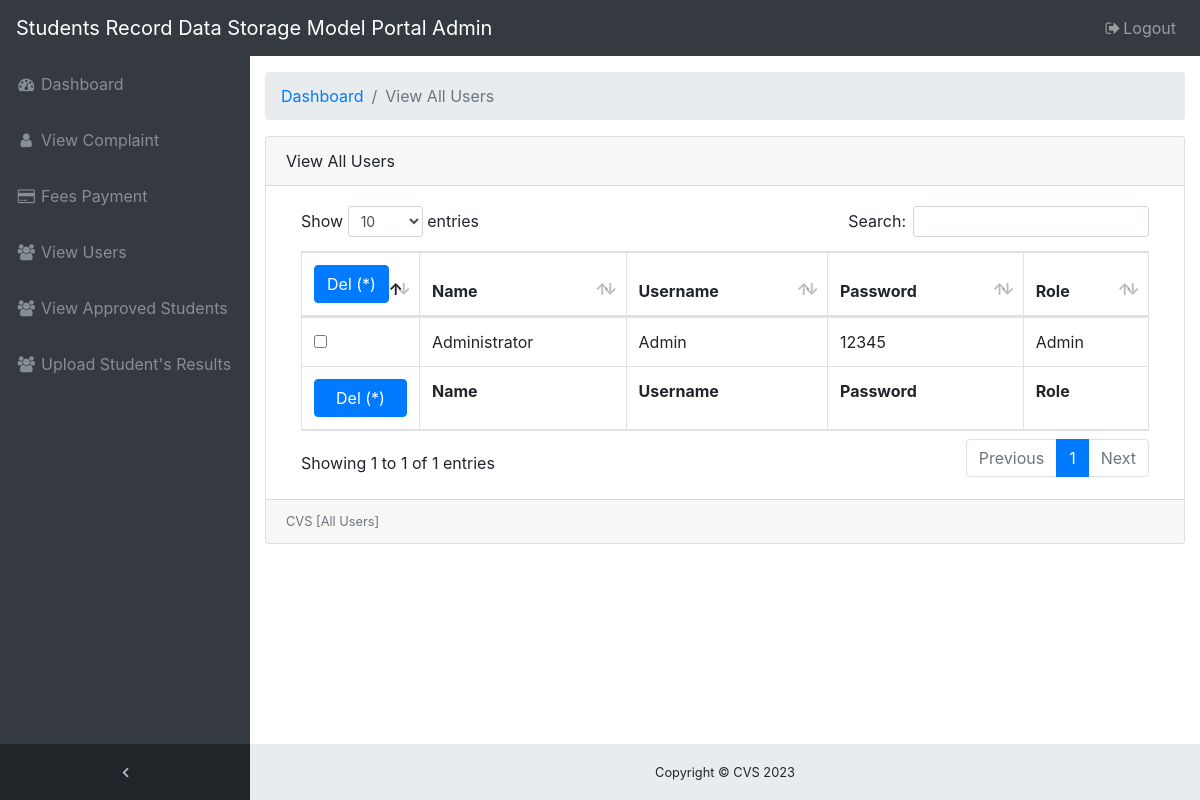
Screenshot of /admin/view_users.php (signed in) with the database file from the repository.
### tables this page shows
CREATE TABLE IF NOT EXISTS `users` (
  `id` int(255) NOT NULL AUTO_INCREMENT,
  `name` varchar(255) NOT NULL,
  `username` varchar(255) NOT NULL,
  `password` varchar(255) NOT NULL,
  PRIMARY KEY (`id`)
);

### admin/view_users.php (the view, shortened to what this page needs)
<?php
require_once('db.php');
?>
<!DOCTYPE html>
<html lang="en">
<?php
include_once('head.php');
$x = "";
$sql = "SELECT * FROM `users`;";
    $query=mysqli_query($conn,$sql);
     $numrow=mysqli_num_rows($query);
      if($numrow>0){
      $result=mysqli_fetch_array($query,MYSQLI_ASSOC);
      $id=$result['id'];
      $username=$result['username'];
      $name=$result['name'];
      $password=$result['password'];
                      $id2=explode("||", $id);
                      $username2=explode("||", $username);
                      $name2=explode("||", $name);
                      $password2=explode("||", $password);
                      $x=count($id2);
                    }
?>
  <div class="content-wrapper">
    <div class="container-fluid">
      <ol class="breadcrumb">
        <li class="breadcrumb-item">
          <a href="#">Dashboard</a>
        </li>
        <li class="breadcrumb-item active">View All Users</li>
      </ol>
      <div class="card mb-3">
        <div class="card-header">
           View All Users</div>
        <div class="card-body">
          <div class="table-responsive">
          <form method="POST" action="">
            <table class="table table-bordered" id="dataTable" width="100%" cellspacing="0">
              <thead>
                <tr >
                  <th style="width: 60px"><button type="submit" class="btn btn-primary btn-block" name="del">Del (*)</button></th>
                  <th>Name</th>
                  <th>Username</th>
                  <th>Password</th>
                  <th>Role</th>
                </tr>
              </thead>
              <tfoot>
               <tr>
                  <th><button type="submit" class="btn btn-primary btn-block" name="del">Del (*)</button></th>
                  <th>Name</th>
                  <th>Username</th>
                  <th>Password</th>
                  <th>Role</th>
                </tr>
              </tfoot>
               <tbody>
               <?php
              for ($i=0; $i < $x; $i++) {
            ?>
                <tr>
                <td><input type="checkbox" name="checkbox[]" value="<?php echo $id2[$i]; ?>"></td>
                  <td><?php echo $name2[$i]; ?></td>
                  <td><?php echo $username2[$i]; ?></td>
                  <td><?php echo $password2[$i]; ?></td>
                  <td>Admin</td>
                </tr>
                  <?php
                  }
                  ?>
              </tbody>
            </table>
            </form>
          </div>
        </div>
        <div class="card-footer small text-muted">CVS [All Users]</div>
      </div>
    </div>
    <footer class="sticky-footer">
      <div class="container">
        <div class="text-center">
          <small>Copyright &copy; CVS <?php echo date("Y"); ?></small>
        </div>
      </div>
    </footer>
  </div>
</body>
</html>

### admin/css/sb-admin.css (style rules this page uses)
html { position: relative; min-height: 100%; }
body { overflow-x: hidden; }
body.sticky-footer { margin-bottom: 56px; }
body.sticky-footer .content-wrapper { min-height: calc(100vh - 56px - 56px); }
body.fixed-nav { padding-top: 56px; }
.content-wrapper { min-height: calc(100vh - 56px); padding-top: 1rem; }
.content-wrapper { overflow-x: hidden; background: white; }
@media (min-width: 992px) { .content-wrapper { margin-left: 250px; } }
footer.sticky-footer { position: absolute; right: 0; bottom: 0; width: 100%; height: 56px; background-color: #e9ecef; line-height: 55px; }
@media (min-width: 992px) { footer.sticky-footer { width: calc(100% - 250px); } }

### rows the page displays
users: name "Administrator", username "Admin", password "12345"
